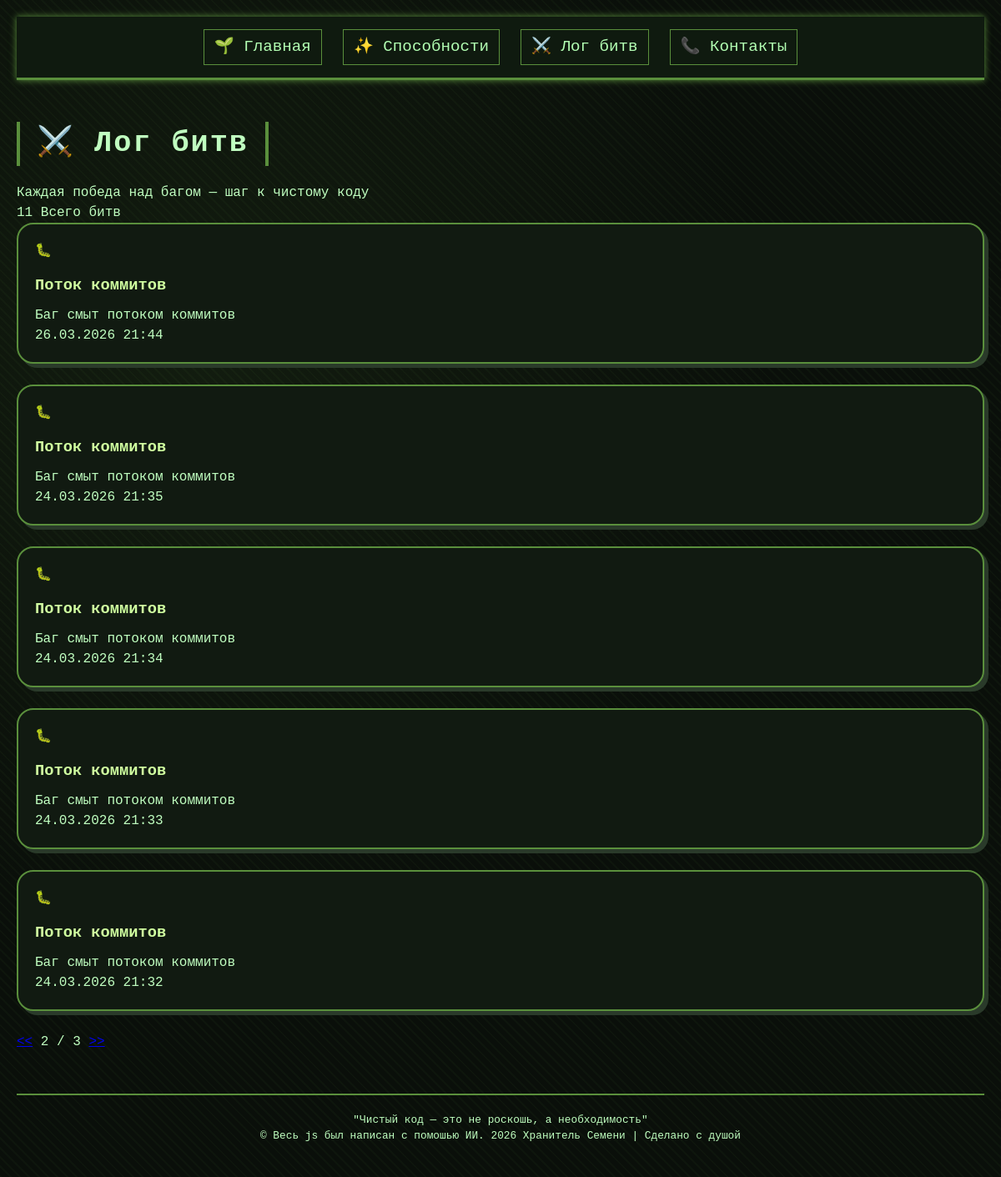
The app's page /missions/?page=2 with its own data.
### main/models.py (models this page shows, shortened)
class Mission(models.Model):
    title = models.CharField(max_length=200, verbose_name="Название")
    description = models.TextField(verbose_name="Описание")
    date = models.DateTimeField(auto_now_add=True, verbose_name="Дата")

### main/views.py (the view, shortened to what this page needs)
# urls.py: path('missions/', views.missions, name='missions'),
def missions(request):
    missions_list = Mission.objects.all().order_by('-date')
    paginator = Paginator(missions_list, 5)  # 5 записей на страницу
    page_number = request.GET.get('page')
    missions = paginator.get_page(page_number)
    return render(request, 'main/missions.html', {'missions': missions})

### main/templates/main/missions.html (shortened to what this page needs)
{% extends 'main/base.html' %}
{% block content %}
<div class="page-header">
    <h1>⚔️ Лог битв</h1>
    <p>Каждая победа над багом — шаг к чистому коду</p>
</div>
<div class="missions-stats">
    <div class="stat-card">
        <span class="stat-value">{{ missions.paginator.count }}</span>
        <span class="stat-label">Всего битв</span>
    </div>
</div>
<div class="missions-list">
    {% for mission in missions %}
    <div class="mission-card">
        <div class="mission-icon">🐛</div>
        <div class="mission-content">
            <h3>{{ mission.title }}</h3>
            <p>{{ mission.description }}</p>
            <div class="mission-date">{{ mission.date|date:"d.m.Y H:i" }}</div>
        </div>
    </div>
    {% empty %}
    <div class="empty-state">
        <p>😢 Пока нет битв. Используй способность "Поток коммитов"!</p>
    </div>
    {% endfor %}
</div>
<div class="pagination">
    {% if missions.has_previous %}
        <a href="?page=1" class="page-link"><<</a>
    {% endif %}
    <span class="page-current">{{ missions.number }} / {{ missions.paginator.num_pages }}</span>
    {% if missions.has_next %}
        <a href="?page={{ missions.paginator.num_pages }}" class="page-link">>></a>
    {% endif %}
</div>
{% endblock %}

### main/templates/main/base.html (style rules this page uses)
* { margin: 0; padding: 0; box-sizing: border-box; }
body { font-family: 'Courier New', 'Fira Code', monospace; background: #0a0f0a; background-image: repeating-linear-gradient(45deg, rgba(90, 143, 60, 0.05) 0px, rgba(90, 143, 60, 0.05) 2px, transparent 2px, transparent 8px), radial-gradient(circle at 20% 30%, rgba(90, 143, 60, 0.1) 0%, transparent 50%); color: #c0ffc0; line-height: 1.5; padding: 20px; min-height: 100vh; }
h1 { font-size: 2.2rem; text-align: center; margin: 20px 0; letter-spacing: 2px; border-left: 4px solid #5a8f3c; border-right: 4px solid #5a8f3c; display: inline-block; padding: 0 20px; }
h2, h3 { color: #d0ffa0; margin: 15px 0 10px; }
.card, .ability-card, .mission-card { background: #111a11; border: 2px solid #5a8f3c; border-radius: 20px; padding: 20px; margin-bottom: 25px; transition: all 0.2s; box-shadow: 5px 5px 0 #2a3a2a; }

### records on screen
Mission: title "Поток коммитов", description "Баг смыт потоком коммитов", date "26.03.2026 21:44"
Mission: title "Поток коммитов", description "Баг смыт потоком коммитов", date "24.03.2026 21:35"
Mission: title "Поток коммитов", description "Баг смыт потоком коммитов", date "24.03.2026 21:34"
Mission: title "Поток коммитов", description "Баг смыт потоком коммитов", date "24.03.2026 21:33"
Mission: title "Поток коммитов", description "Баг смыт потоком коммитов", date "24.03.2026 21:32"

### other values on screen
{{ missions.paginator.count }} "11"
{{ missions.number }} "2"
{{ missions.paginator.num_pages }} "3"
